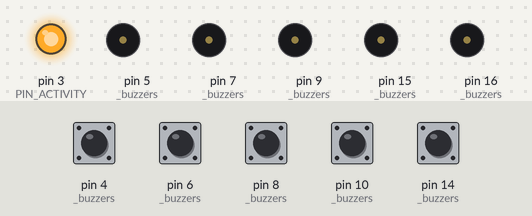
Bench run of a sketch on a simulated Arduino Leonardo, built with avr-gcc and run on an emulated ATmega32U4. Parts: output pins drawn as LEDs (lit = HIGH), buzzer (waves = sounding, pin HIGH). The test bench sets the inputs (shaded band); at power-on: pin 4 (_buzzers), pin 6 (_buzzers), pin 8 (_buzzers), pin 10 (_buzzers), pin 14 (_buzzers) HIGH. USB keyboard and mouse output is not drawn.

Above: at 2.9 s.
3.0 s: pin 4 (_buzzers) pulled LOW for 0.15 s
At 3.7 s:
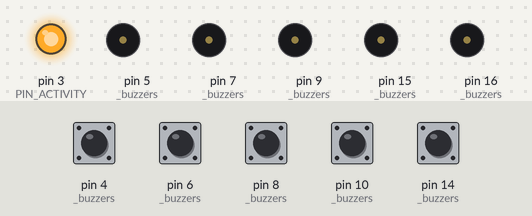
4.6 s: pin 6 (_buzzers) pulled LOW for 0.15 s
At 5.9 s:
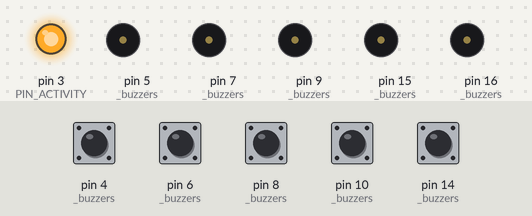
6.2 s: pin 8 (_buzzers) pulled LOW for 0.15 s
At 7.4 s:
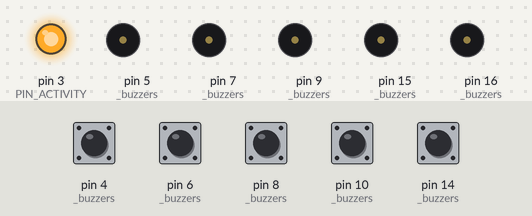
7.8 s: pin 10 (_buzzers) pulled LOW for 0.15 s
At 8.6 s:
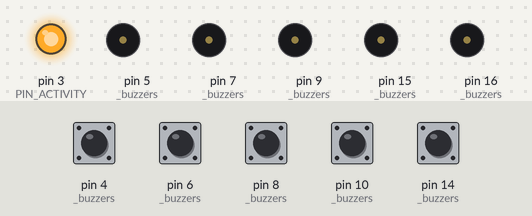
9.4 s: pin 14 (_buzzers) pulled LOW for 0.15 s
At 9.8 s:
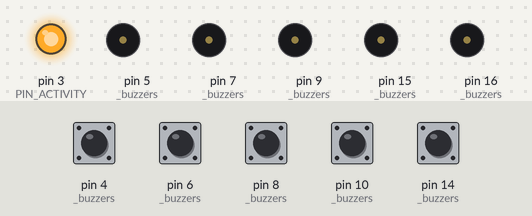
Timing chart, 0 to 12.0 s (numbered marks = the images above; inputs shaded):
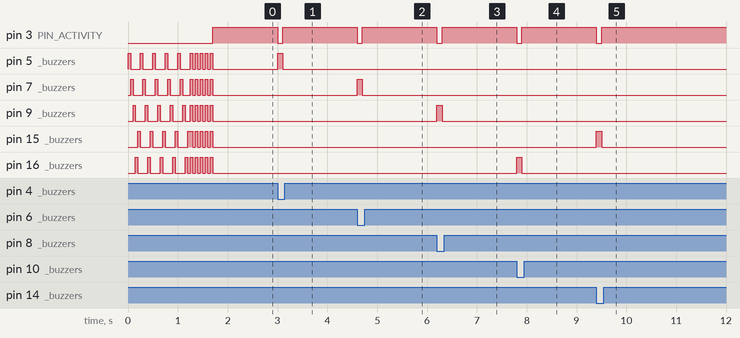

The sketch:

BuzzerKeyboard.ino
```cpp
// (licence header left out)
#define DBG 0

#include <stdarg.h>
#include <Keyboard.h>
#include <EEPROM.h>
#include <time.h>
#include "util.h"

/*
**  pin used as an activity indicator (LED)
*/
#define PIN_ACTIVITY 3

/*
**  time buzzer #0 has to pressed continuslycw for this time [ms],
**  before the device enters the configuration mode
*/
#define CONF_ENTER_DELAY 5000

/*
**  when de device is in config mode, the activity LED should
**  blink with the specified frequency [ms]
*/
#define CONF_MODE_BLINK 100
#define PROG_MODE_BLINK 500

/*
**  the delay [ms] between button detections
*/
#define BUTTON_DETECTION_DELAY 50

/*
**  the time [ms] a keystroke should take
**  (before the modifier keys will be released again)
*/
#define KEY_STROKE_DELAY 100

/*
**  the base key which will be send
**  the 1st key (Button A) will send KEY_CODE_BASE + 0
**  the 2nd key (Button B) will send KEY_CODE_BASE + 1
**  ...
*/
#define KEY_CODE_BASE 'j'

/*
**  structure to keep a button definition
*/
typedef struct _keyboard {
  /*
  ** input pin
  **
  ** this pin is used for the button itself
  */
  int pin_in;

  /*
  ** output pin
  **
  ** this pin controls the LED of the buzzer button
  */
  int pin_out;

  /*
  **  store the current state here
  */
  int state;

  /*
  **  timestamp of the last change on the pin_in
  */
  unsigned long last_change;
} BUZZER;

/*
**  the button definitions
**  input pin ... for the switch/buzzer button isself
**  output pin .. used for the corresponding LED
**
**  NOTE: the keycodes are chosen, so that these will hopefully
**  work in the browsers and do not collide with browsers shortcuts.
*/
static BUZZER _buzzers[] = {
  /* Buzzer A */ { 4, 5 },
  /* Buzzer B */ { 6, 7 },
  /* Buzzer C */ { 8, 9 },
  /* Buzzer D */ { 10, 16 },
  /* Buzzer E */ { 14, 15 },
  /* end of list */ { 0 }
};

/*
**  address in the EEPROM to store the modifier configuration
*/
#define EEPROM_ADDR_MODIFIER 0

/*
**  the different modifier modes
*/
#define MODIFIER_INVALID 0
#define MODIFIER_NONE 1
#define MODIFIER_ALT 2
#define MODIFIER_ALTSHIFT 3
#define MODIFIER_ALTCTRL 4

/*
**  control the mode of the arduino
*/
static int _mode_conf = 0;                 // we start in normal operation, not in config mode
static int _mode_prog = 0;                 // program mode (more or less for debugging and reprogramming of the arduino, serial communication is enabled)
static int _mode_modifier = MODIFIER_ALT;  // one of the MODIFIER_*

/*
**  switch a buzzer light on/off
*/
void buzzers_set_light(int buzzer, int on) {
  digitalWrite(_buzzers[buzzer].pin_out, (on) ? HIGH : LOW);
}

/*
**  let a buzzer light blink
*/
void buzzers_blink_light(int buzzer, int times, int ms) {
  for (int n = times - 1; n >= 0; n--) {
    buzzers_set_light(buzzer, 1);
    delay(ms);
    buzzers_set_light(buzzer, 0);
    if (n > 0)
      delay(ms);
  }
}

/*
**  switch all buzzer lights on/off
*/
void buzzers_set_all_lights(int on) {
  for (int buzzer = 0; _buzzers[buzzer].pin_in; buzzer++)
    buzzers_set_light(buzzer, on);
}

/*
**  let all buzzer lights blink at the same time
*/
void buzzers_blink_all_lights(int times, int ms) {
  for (int n = times - 1; n >= 0; n--) {
    for (int buzzer = 0; _buzzers[buzzer].pin_in; buzzer++)
      buzzers_set_all_lights(1);
    delay(ms);
    for (int buzzer = 0; _buzzers[buzzer].pin_in; buzzer++)
      buzzers_set_all_lights(0);
    if (n > 0)
      delay(ms);
  }
}

/*
**  let all buzzer lights blink serialized
*/
void buzzers_run_all_lights(int times, int ms) {
  for (int buzzer = 0; _buzzers[buzzer].pin_in; buzzer++)
    buzzers_blink_light(buzzer, times, ms);
}

/*
**  do a little light show
*/
void buzzers_lightshow() {
  for (int n = 0; n < 5; n++)
    buzzers_run_all_lights(1, 50);
  buzzers_blink_all_lights(5, 50);
}

/*
**  scan the buzzers and return the first one pressed
*/
int buzzers_get_pressed(void) {
  buzzers_set_all_lights(LOW);
  for (int buzzer = 0; _buzzers[buzzer].pin_in; buzzer++) {
    int state = digitalRead(_buzzers[buzzer].pin_in);
    if (state != _buzzers[buzzer].state) {
      /*
      **  state has changed on that button
      */
      if (_buzzers[buzzer].last_change > 0 && millis() - _buzzers[buzzer].last_change < BUTTON_DETECTION_DELAY) {
        /*
        **  de-bouncing: this change is too fast, so ignore it
        */
        continue;
      }

      /*
      **  store state and time
      */
      _buzzers[buzzer].state = state;
      _buzzers[buzzer].last_change = millis();

      if (state == LOW) {
        LogMsg("Buzzer #%d pressed", buzzer);
        buzzers_set_light(buzzer, HIGH);
        return buzzer;
      }
    }
  }
  return -1;
}

/*
**  get a plain text name of the modifier
*/
char *modifier_name(int modifier) {
  switch (_mode_modifier) {
    case MODIFIER_NONE:
      return "NONE";
    case MODIFIER_ALT:
      return "ALT";
    case MODIFIER_ALTSHIFT:
      return "ALT+SHIFT";
    case MODIFIER_ALTCTRL:
      return "ALT+CTRL";
  }
  return "INVALID";
}

/*
**  setup called once on powerup
*/
void setup() {
  /*
  ** configure the activity LED
  */
  pinMode(PIN_ACTIVITY, OUTPUT);

  /*
  ** configure the buzzers in & out
  */
  for (int buzzer = 0; _buzzers[buzzer].pin_in; buzzer++) {
    if (_buzzers[buzzer].pin_in)
      pinMode(_buzzers[buzzer].pin_in, INPUT_PULLUP);
    if (_buzzers[buzzer].pin_out)
      pinMode(_buzzers[buzzer].pin_out, OUTPUT);
    _buzzers[buzzer].state = digitalRead(_buzzers[buzzer].pin_in);
  }
  buzzers_lightshow();

  /*
  **  get the modifier mode from the EEPROM
  */
  _mode_modifier = EEPROM.read(EEPROM_ADDR_MODIFIER);

  /*
  ** check if buzzer #0 is pressed
  */
  if (digitalRead(_buzzers[0].pin_in) == LOW) {
    /*
    ** if button #0 is pressed on startup,
    ** we will not enable the normal mode, but go to the
    ** programm mode
    */
    _mode_prog = 1;

    /*
    **  initialize serial communications
    */
    Serial.begin(9600);
    LogMsg("Starting up BuzzerKeyboard in ProgMode ...");
    LogMsg("Modifier read from EEPROM: %d (%s)", _mode_modifier, modifier_name(_mode_modifier));
    LogMsg("Setup done.");
  } else {
    /*
    **  initialize the keyboard interface
    */
    Keyboard.begin();
  }
}

/*
**  continous loop
*/
void loop() {
  DbgMsg("Buzzer: ProgMode:%d  ConfMode:%d", _mode_prog, _mode_conf);

  /*
  **  set/unset the activity LED
  **  depending on the mode
  */
  digitalWrite(PIN_ACTIVITY, ((!_mode_conf && !_mode_prog) || (millis() / ((_mode_conf) ? CONF_MODE_BLINK : PROG_MODE_BLINK)) % 2) ? HIGH : LOW);

  /*
  **  check if we have to enter the config mode
  */
  DbgMsg("Buzzer #0: state=%d  delta=%lu", _buzzers[0].state, millis() - _buzzers[0].last_change);
  if (!_mode_conf && _buzzers[0].state == LOW && _buzzers[0].last_change && millis() - _buzzers[0].last_change >= CONF_ENTER_DELAY) {
    LogMsg("ConfMode enabled");
    buzzers_blink_all_lights(5, 50);
    _mode_conf = 1;
  }

  /*
  **  scan the buttons
  **/
  int buzzer = buzzers_get_pressed();

  if (buzzer >= 0) {
    /*
    **  ok, we have a pressed button
    */
    digitalWrite(PIN_ACTIVITY, LOW);
    if (_mode_conf) {
      int changed_modifier = MODIFIER_INVALID;

      switch (buzzer) {
        case 1:
          /*
          **  set modifier to ALT
          */
          changed_modifier = MODIFIER_ALT;
          break;
        case 2:
          /*
          **  set modifier to ALT + SHIFT
          */
          changed_modifier = MODIFIER_ALTSHIFT;
          break;
        case 3:
          /*
          **  set modifier to ALT + CTRL
          */
          changed_modifier = MODIFIER_ALTCTRL;
          break;
        case 4:
          /*
          **  set modifier to NONE
          */
          changed_modifier = MODIFIER_NONE;
          break;
        default:
          /*
          **  leave the config mode
          */
          EEPROM.write(EEPROM_ADDR_MODIFIER, _mode_modifier);
          LogMsg("ConfMode disabled");
          _mode_conf = 0;
          buzzers_lightshow();
          _buzzers[0].last_change = 0;
          break;
      }
      if (changed_modifier != MODIFIER_INVALID) {
        /*
        **  acknowledge the configuration change
        */
        _mode_modifier = changed_modifier;
        LogMsg("ConfMode: modifier is now %s", modifier_name(_mode_modifier));
        buzzers_blink_light(buzzer, 5, 50);
      }
    } else if (!_mode_prog) {
      /*
      **  now set the modifier and send the key code
      */
      switch (_mode_modifier) {
        case MODIFIER_ALT:
          Keyboard.press(KEY_LEFT_ALT);
        case MODIFIER_ALTSHIFT:
          Keyboard.press(KEY_LEFT_ALT);
          Keyboard.press(KEY_LEFT_SHIFT);
          break;
        case MODIFIER_ALTCTRL:
          Keyboard.press(KEY_LEFT_ALT);
          Keyboard.press(KEY_LEFT_CTRL);
          break;
      }
      Keyboard.write(KEY_CODE_BASE + buzzer);
      delay(KEY_STROKE_DELAY);
      Keyboard.releaseAll();
    } else {
      /*
      **  we are in ProgMode, so imply log what we would have been done
      */
      LogMsg("ProgMode: sending key %s + 0x%x/char %c", modifier_name(_mode_modifier), KEY_CODE_BASE + buzzer, KEY_CODE_BASE + buzzer);
    }
  }
  if (DBG)
    delay(100);  // throttle the serial output a little bit
} /**/
```

util.h
```cpp
// (licence header left out)
#if DBG
/*
**  debug message
*/
#define DbgMsg LogMsg
#else
#define DbgMsg(...)
#endif


/*
**  log a smessage to serial
*/
void LogMsg(const char *fmt, ...);

/**/
```

util.ino
```cpp
// (licence header left out)
#include "util.h"

extern int _mode_prog;

/*
**  log a smessage to serial
*/
void LogMsg(const char *fmt, ...) {
  va_list args;
  char msg[128];
  unsigned long now = millis();

  if (_mode_prog && Serial) {
    va_start(args, fmt);
    vsnprintf(msg, 128, fmt, args);
    va_end(args);

    Serial.print(now);
    Serial.print(": ");
    Serial.println(msg);
    Serial.flush();
  }
} /**/
```

Measured:
- after the input at 3.0 s, pin 3 (PIN_ACTIVITY): HIGH → LOW at once, → HIGH 0.10 s later; pin 5 (_buzzers): LOW → HIGH at once, → LOW 0.10 s later
- after the input at 4.6 s, pin 3 (PIN_ACTIVITY): HIGH → LOW at once, → HIGH 0.10 s later; pin 7 (_buzzers): LOW → HIGH at once, → LOW 0.10 s later
- after the input at 6.2 s, pin 3 (PIN_ACTIVITY): HIGH → LOW at once, → HIGH 0.10 s later; pin 9 (_buzzers): LOW → HIGH at once, → LOW 0.10 s later
- after the input at 7.8 s, pin 3 (PIN_ACTIVITY): HIGH → LOW at once, → HIGH 0.10 s later; pin 16 (_buzzers): LOW → HIGH at once, → LOW 0.10 s later
- after the input at 9.4 s, pin 3 (PIN_ACTIVITY): HIGH → LOW at once, → HIGH 0.10 s later; pin 15 (_buzzers): LOW → HIGH at once, → LOW 0.10 s later
